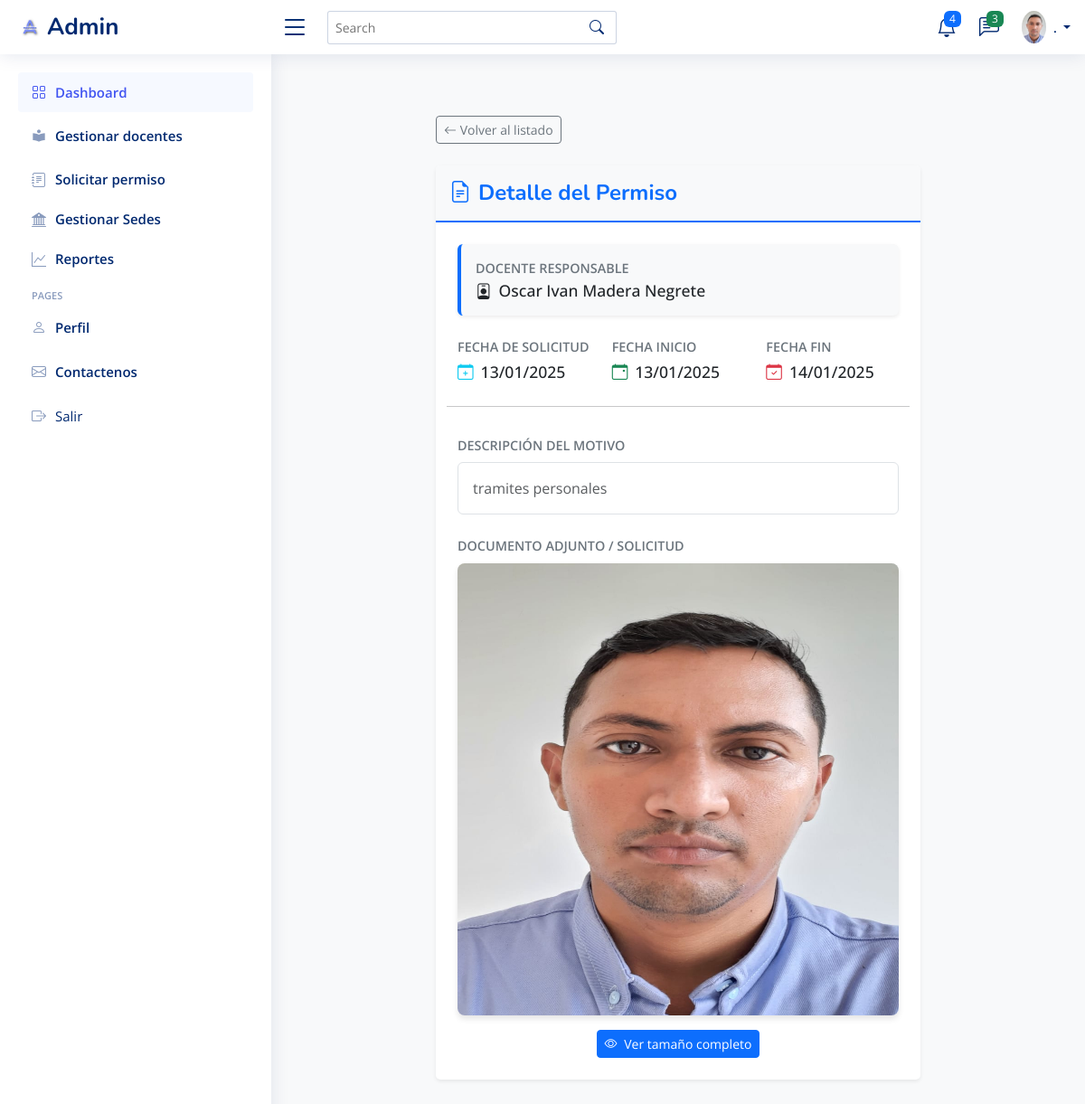
/ver_permiso/13, run on the app's committed database.
### login/models.py (models this page shows, shortened)
class Permiso(models.Model):
    docente = models.ForeignKey(Docente, on_delete=models.CASCADE)
    fecha_solicitud = models.DateField(auto_now_add=True)
    fecha_inicio_permiso = models.DateField()
    fecha_fin_permiso = models.DateField()
    descripcion = models.TextField(null=True, blank=True)
    imagen_solicitud = models.ImageField(
        upload_to='solicitudes/', null=True, blank=True)
    estado = models.BooleanField(default=True)

class Docente(models.Model):
    cedula = 'CC'
    cedula_extranjeria = 'CE'
    pasaporte = 'PA'
    tipo_documento = [
        (cedula, 'Cédula de ciudadanía'),
        (cedula_extranjeria, 'Cédula de extranjería'),
        (pasaporte, 'Pasaporte'),
    ]
    documento = models.CharField(
        max_length=2, choices=tipo_documento, default=cedula)
    numero_cedula = models.IntegerField()
    name = models.CharField(max_length=100, verbose_name='Nombres')
    apellido = models.CharField(max_length=100, verbose_name='Apellidos')
    escuela = models.ForeignKey(
        Sede, default="LA MILAGROSA", on_delete=models.CASCADE)
    email = models.EmailField(blank=True, null=True)
    estado = models.BooleanField(default=True)
    def __str__(self):
        return f"{self.name} {self.apellido}"
    class Meta:
        ordering = ['name']

### login/views.py (the view)
# urls.py: path('ver_permiso/<int:pk>', ver_permiso, name='ver_permiso'),
def ver_permiso(request, pk):
    permiso = Permiso.objects.get(pk=pk)
    context = {
        'title': 'Detalle del permiso',
        'permiso': permiso
    }
    return render(request, 'src/ver_permiso.html', context)

### templates/src/ver_permiso.html (shortened to what this page needs)
{% extends "base.html" %}
{% block table %}
<main id="main" class="main">
<body class="bg-light">
<div class="container py-5">
    <div class="row justify-content-center">
        <div class="col-lg-8">
            <div class="mb-4">
                <a href="{% url "listar_permiso" %} " class="btn btn-outline-secondary btn-sm">
                    <i class="bi bi-arrow-left"></i> Volver al listado
                </a>
            </div>
            <div class="card shadow-sm border-0">
                <div class="card-header card-header-custom py-3">
                    <h4 class="mb-0 text-primary fw-bold">
                        <i class="bi bi-file-earmark-text me-2"></i>Detalle del Permiso
                    </h4>
                </div>
                <div class="card-body p-4">
                    <div class="row g-4">
                        <div class="col-12">
                            <div class="p-3 bg-light rounded shadow-sm border-start border-4 border-primary">
                                <p class="label-custom mb-1">Docente Responsable</p>
                                <p class="value-custom mb-0 h5">
                                    <i class="bi bi-person-badge me-2"></i>{{ permiso.docente }}
                                </p>
                            </div>
                        </div>
                        <div class="col-md-4">
                            <p class="label-custom mb-1">Fecha de Solicitud</p>
                            <p class="value-custom">
                                <i class="bi bi-calendar-plus me-2 text-info"></i>{{ permiso.fecha_solicitud|date:"d/m/Y" }}
                            </p>
                        </div>
                        <div class="col-md-4">
                            <p class="label-custom mb-1">Fecha Inicio</p>
                            <p class="value-custom">
                                <i class="bi bi-calendar-event me-2 text-success"></i>{{ permiso.fecha_inicio_permiso|date:"d/m/Y" }}
                            </p>
                        </div>
                        <div class="col-md-4">
                            <p class="label-custom mb-1">Fecha Fin</p>
                            <p class="value-custom">
                                <i class="bi bi-calendar-check me-2 text-danger"></i>{{ permiso.fecha_fin_permiso|date:"d/m/Y" }}
                            </p>
                        </div>
                        <hr class="my-2 opacity-25">
                        <div class="col-12">
                            <p class="label-custom mb-2">Descripción del Motivo</p>
                            <div class="p-3 border rounded bg-white text-muted">
                                {{ permiso.descripcion|default:"Sin descripción adicional." }}
                            </div>
                        </div>
                        <div class="col-12">
                            <p class="label-custom mb-2">Documento Adjunto / Solicitud</p>
                            {% if permiso.imagen_solicitud %}
                                <div class="text-center">
                                    <img src="{{ permiso.imagen_solicitud.url }}" alt="Solicitud" class="img-preview mb-3" height="500" width="500">
                                    <br>
                                    <a href="{{ permiso.imagen_solicitud.url }}" target="_blank" class="btn btn-sm btn-primary">
                                        <i class="bi bi-eye me-1"></i> Ver tamaño completo
                                    </a>
                                </div>
                            {% else %}
                                <div class="alert alert-warning py-2">
                                    <i class="bi bi-exclamation-triangle me-2"></i> No se adjuntó ninguna imagen.
                                </div>
                            {% endif %}
                        </div>
                    </div>
                </div>
            </div>
        </div>
    </div>
</div>
</body>
</main>
{% endblock %}

### templates/src/ver_permiso.html (style rules this page uses)
.card-header-custom { background-color: #f8f9fa; border-bottom: 2px solid #0d6efd; }
.label-custom { font-weight: 600; color: #6c757d; font-size: 0.9rem; text-transform: uppercase; }
.value-custom { font-weight: 500; color: #212529; font-size: 1.1rem; }
.img-preview { max-width: 100%; border-radius: 8px; box-shadow: 0 4px 6px rgba(0,0,0,0.1); }

### data on the page
Permiso: docente "Oscar Ivan Madera Negrete", fecha_solicitud "13/01/2025", fecha_inicio_permiso "13/01/2025", fecha_fin_permiso "14/01/2025", descripcion "tramites personales", imagen_solicitud (picture)
